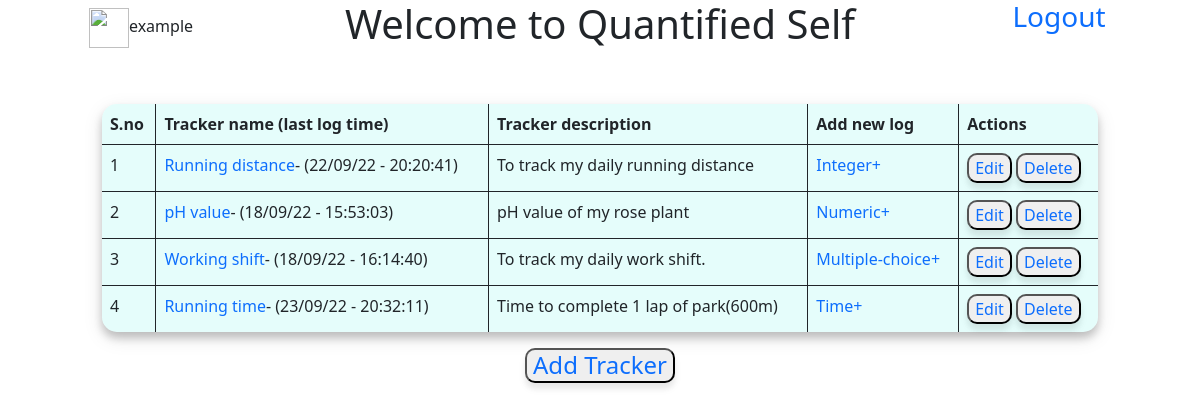
/main (signed in), run on an earlier commit of the app's database.
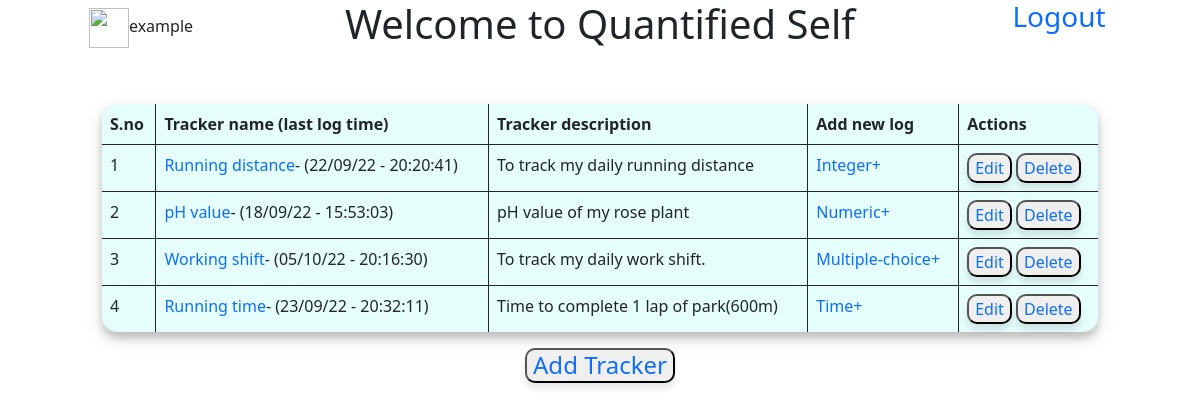
And on a later commit of the database.
### database.py (models this page shows)
class User(db.Model,UserMixin):
    id=db.Column(db.Integer,primary_key=True,autoincrement=True)
    username=db.Column(db.String,nullable=False,unique=True)
    password=db.Column(db.String,nullable=False)
    trackers=db.relationship("tracker",cascade='all',backref="parent")
    email = db.Column(db.String, unique=True)
    active = db.Column(db.Boolean())
    fs_uniquifier = db.Column(db.String(255), unique=True, nullable=False)
    roles = db.relationship('Role', secondary=roles_users,backref=db.backref('users', lazy='dynamic'))

class tracker(db.Model):
    user_id=db.Column(db.Integer,db.ForeignKey('user.id'),nullable=False)
    tracker_id=db.Column(db.Integer,primary_key=True,autoincrement=True)
    name=db.Column(db.String(30),nullable=False)
    desc=db.Column(db.String)
    type=db.Column(db.String,nullable=False)
    settings=db.Column(db.String)
    lastupdate=db.Column(db.DateTime)
    logs=db.relationship("log",cascade='all', backref="parent")

### application/controllers.py (the view)
@app.route('/main')
@login_required
def main():
    return render_template('main.html',user=current_user,datetime=datetime)

### templates/main.html (shortened to what this page needs)
<!DOCTYPE html>
<html lang="en" dir="ltr">
  <head>
    <link href="https://cdn.jsdelivr.net/npm/bootstrap@5.0.2/dist/css/bootstrap.min.css" rel="stylesheet">
    <link rel="stylesheet" href="/static/main.css">
  </head>
  <body>
    <div class="row">
      <div class="col-sm-3 d-flex justify-content-center">
        <span class="align-self-center"><img src='/static/userimg.png' width="40px" height="40px" />{{user.username}}</span>
      </div>
      <div class="col-sm-6 d-flex justify-content-center">
        <h1>Welcome to Quantified Self</h1>
      </div>
      <div class="col-sm-3 d-flex justify-content-center">
        <a class="h3" href="/logout" align="right">Logout</a>
      </div>
    </div>
    <br>
    <br>
    <div class="row main ">
      <div class="col-10 offset-1">
        <table class='table table-bordered tracker_table'>
          <thead>
            <tr>
              <th>S.no</th>
              <th>Tracker name (last log time)</th>
              <th>Tracker description</th>
              <th>Add new log</th>
              <th>Actions</th>
            </tr>
          </thead>
          <tbody>
            {% for t in user.trackers %}
            <tr>
              <td>{{loop.index}}</td>
              <td><a href="/tracker/{{t.tracker_id}}">{{t.name}}</a>- {% if t.lastupdate %}({{datetime.strftime(t.lastupdate,'%d/%m/%y - %H:%M:%S')}}){% else %} (-/-/- -:-:-) {% endif %}</td>
              <td>{{t.desc}}</td>
              <td><a href="/{{t.tracker_id}}/log/add">{{t.type}}+</a></td>
              <td>
                <button type="button" value="edit"><a href="/tracker/{{t.tracker_id}}/update">Edit</a></button>
                <button type="button" value="delete"><a href="/tracker/{{t.tracker_id}}/delete">Delete</a></button>
              </td>
            </tr>
            {% endfor %}
          </tbody>
        </table>
        <div class="text-center">
          <button class="button" type="button" name="button"><a class="h4" href="/tracker/add">Add Tracker</a> </button>
        </div>
      </div>
    </div>
  </body>
</html>

### static/main.css (style rules this page uses)
.table { box-shadow: 0 6px 8px 0 rgba(0, 0, 0, 0.2), 0 6px 20px 0 rgba(0, 0, 0, 0.1); background-color: #8bf7ed38; border-radius: 15px; border: hidden; }
button { box-shadow: 0 6px 8px 0 rgba(0, 0, 0, 0.05), 0 6px 5px 0 rgba(0, 0, 0, 0.05); border-radius: 10px; }
a { text-decoration: none; }

What changed in the data, as far as the page shows it:
changed tracker "Working shift": strftime "18/09/22 - 16:14:40" → "05/10/22 - 20:16:30"
